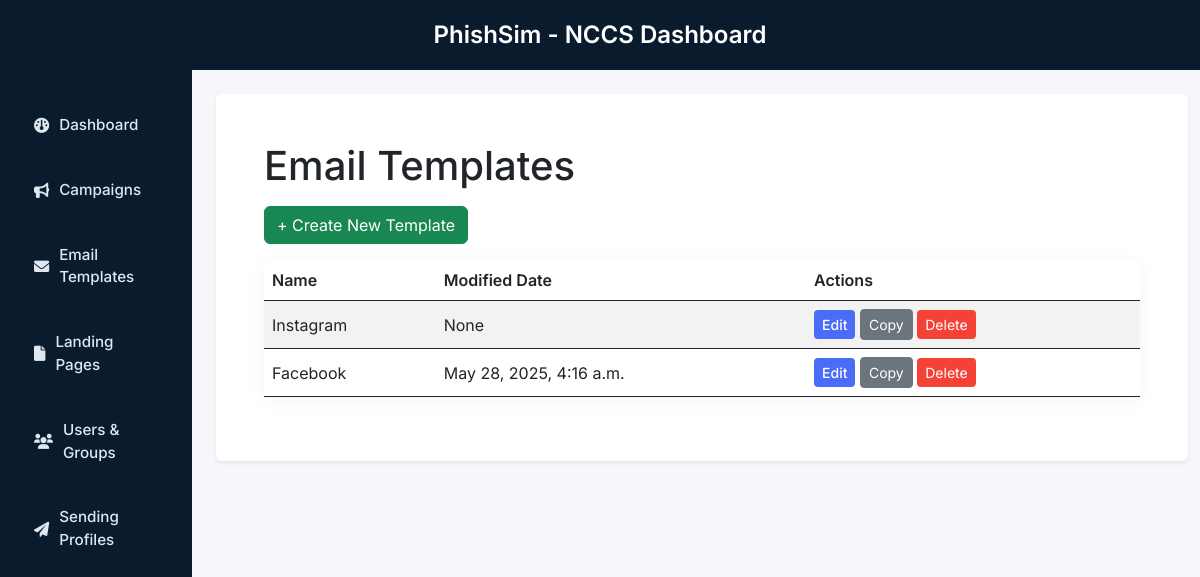
The app's page /email-templates/ (signed in) with its own data.
### core/models.py (models this page shows, shortened)
class EmailTemplate(models.Model):
    user = models.ForeignKey(User, on_delete=models.CASCADE)
    name = models.CharField(max_length=255)
    subject = models.CharField(max_length=255)
    text_body = models.TextField(blank=True, null=True)
    html_body = models.TextField(blank=True, null=True)
    envelope_sender_email = models.EmailField(max_length=255, blank=True, null=True)
    envelope_sender_name = models.CharField(max_length=255, blank=True, null=True)
    created_at = models.DateTimeField(blank=True, null=True)

### core/views.py (the view)
# urls.py: path('email-templates/', views.email_template_list, name='email_template_list'),
def email_template_list(request):
    email_templates = EmailTemplate.objects.filter(user=request.user)
    return render(request, 'core/email_template_list.html', {'email_templates': email_templates})

### core/templates/core/email_template_list.html (shortened to what this page needs)
{% extends "core/base.html" %}
{% block content %}
<div class="container-fluid p-4">
    <h1 class="mb-3">Email Templates</h1>
    <button type="button" class="btn btn-success mb-3" data-bs-toggle="modal" data-bs-target="#newEmailTemplateModal">+ Create New Template</button>
    <table class="table table-striped">
        <thead>
            <tr>
                <th>Name</th>
                <th>Modified Date</th>
                <th>Actions</th>
            </tr>
        </thead>
        <tbody>
            {% if email_templates %}
                {% for template in email_templates %}
                    <tr>
                        <td>{{ template.name }}</td>
                        <td>{{ template.created_at }}</td>
                        <td>
                            <button class="btn btn-primary btn-sm edit-template-btn"
                            data-id="{{ template.id }}"
                            data-name="{{ template.name }}"
                            data-subject="{{ template.subject }}"
                            data-envelope-sender="{{ template.envelope_sender_email }}"
                            data-text-body="{{ template.text_body|default:'' }}"
                            data-html-body="{{ template.html_body|default:'' }}"
                            data-body-type="{% if template.html_body %}html{% else %}text{% endif %}"
                            data-update-url="{% url 'emailtemplate_update' template.id %}"
                            data-bs-toggle="modal"
                            data-bs-target="#newEmailTemplateModal">Edit</button>
                            <a href="{% url 'copy_email_template' template.id %}" class="btn btn-secondary btn-sm">Copy</a>
                            <button class="btn btn-danger btn-sm delete-template-btn"
                            data-id="{{ template.id }}"
                            data-name="{{ template.name }}"
                            data-delete-url="{% url 'emailtemplate_delete' template.id %}"
                            data-bs-toggle="modal"
                            data-bs-target="#deleteEmailTemplateModal">Delete</button>
                        </td>
                    </tr>
                {% endfor %}
            {% else %}
                <tr>
                    <td colspan="3" class="text-center">No email templates created yet. Let's create one!</td>
                </tr>
            {% endif %}
        </tbody>
    </table>
</div>
<link rel="stylesheet" href="https://cdnjs.cloudflare.com/ajax/libs/codemirror/5.65.2/codemirror.min.css">
<link rel="stylesheet" href="https://cdnjs.cloudflare.com/ajax/libs/codemirror/5.65.2/theme/eclipse.min.css">
{% endblock %}

### static/core/style.css (style rules this page uses)
body { font-family: 'Inter', sans-serif; background-color: #f4f6f8; margin: 0; }
.card, .table, .modal-content { border-radius: 12px; box-shadow: 0 4px 20px rgba(0, 0, 0, 0.05); border: none; }
.table th { font-weight: 600; }
.table td, .table th { vertical-align: middle; }
.btn-primary { background-color: #4a6cf7; border: none; font-weight: 500; }
.btn-danger { background-color: #f44336; border: none; }

### records on screen
EmailTemplate: name "Instagram", created_at "None"
EmailTemplate: name "Facebook", created_at "May 28, 2025, 4:16 a.m."
